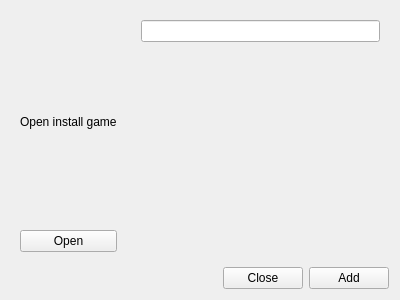
<?xml version="1.0" encoding="UTF-8"?>
<ui version="4.0">
 <class>AddGameInstallDialog</class>
 <widget class="QWidget" name="AddGameInstallDialog">
  <property name="geometry">
   <rect>
    <x>0</x>
    <y>0</y>
    <width>400</width>
    <height>300</height>
   </rect>
  </property>
  <property name="windowTitle">
   <string>Form</string>
  </property>
  <layout class="QVBoxLayout" name="verticalLayout_2">
   <item>
    <layout class="QHBoxLayout" name="horizontalLayout">
     <item>
      <widget class="QWidget" name="widget" native="true">
       <layout class="QVBoxLayout" name="verticalLayout_3">
        <item>
         <widget class="QLabel" name="label">
          <property name="text">
           <string>Open install game</string>
          </property>
         </widget>
        </item>
        <item>
         <widget class="QPushButton" name="pbOpen">
          <property name="text">
           <string>Open</string>
          </property>
         </widget>
        </item>
       </layout>
      </widget>
     </item>
     <item>
      <widget class="QWidget" name="widget_2" native="true">
       <layout class="QVBoxLayout" name="verticalLayout">
        <item>
         <widget class="QLineEdit" name="leName"/>
        </item>
        <item>
         <widget class="QLabel" name="lFolder">
          <property name="text">
           <string/>
          </property>
         </widget>
        </item>
        <item>
         <widget class="QLabel" name="lSize">
          <property name="text">
           <string/>
          </property>
         </widget>
        </item>
       </layout>
      </widget>
     </item>
    </layout>
   </item>
   <item>
    <layout class="QHBoxLayout" name="horizontalLayout_2">
     <item>
      <spacer name="horizontalSpacer">
       <property name="orientation">
        <enum>Qt::Horizontal</enum>
       </property>
       <property name="sizeHint" stdset="0">
        <size>
         <width>40</width>
         <height>20</height>
        </size>
       </property>
      </spacer>
     </item>
     <item>
      <widget class="QPushButton" name="pushButton_2">
       <property name="text">
        <string>Close</string>
       </property>
      </widget>
     </item>
     <item>
      <widget class="QPushButton" name="pushButton">
       <property name="text">
        <string>Add</string>
       </property>
      </widget>
     </item>
    </layout>
   </item>
  </layout>
 </widget>
 <resources/>
 <connections/>
</ui>
